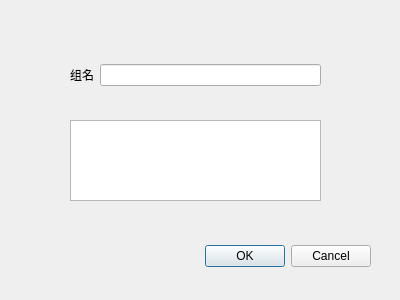
<?xml version="1.0" encoding="UTF-8"?>
<ui version="4.0">
 <class>Dialog</class>
 <widget class="QDialog" name="Dialog">
  <property name="geometry">
   <rect>
    <x>0</x>
    <y>0</y>
    <width>400</width>
    <height>300</height>
   </rect>
  </property>
  <property name="windowTitle">
   <string>创建用户组</string>
  </property>
  <widget class="QDialogButtonBox" name="buttonBox">
   <property name="geometry">
    <rect>
     <x>30</x>
     <y>240</y>
     <width>341</width>
     <height>32</height>
    </rect>
   </property>
   <property name="orientation">
    <enum>Qt::Horizontal</enum>
   </property>
   <property name="standardButtons">
    <set>QDialogButtonBox::Cancel|QDialogButtonBox::Ok</set>
   </property>
  </widget>
  <widget class="QWidget" name="gridLayoutWidget">
   <property name="geometry">
    <rect>
     <x>70</x>
     <y>50</y>
     <width>251</width>
     <height>51</height>
    </rect>
   </property>
   <layout class="QGridLayout" name="gridLayout">
    <item row="0" column="1">
     <widget class="QLineEdit" name="lineEdit"/>
    </item>
    <item row="0" column="0">
     <widget class="QLabel" name="label_2">
      <property name="text">
       <string>组名</string>
      </property>
     </widget>
    </item>
   </layout>
  </widget>
  <widget class="QTextBrowser" name="textBrowser">
   <property name="geometry">
    <rect>
     <x>70</x>
     <y>120</y>
     <width>251</width>
     <height>81</height>
    </rect>
   </property>
  </widget>
 </widget>
 <resources/>
 <connections>
  <connection>
   <sender>buttonBox</sender>
   <signal>accepted()</signal>
   <receiver>Dialog</receiver>
   <slot>accept()</slot>
   <hints>
    <hint type="sourcelabel">
     <x>248</x>
     <y>254</y>
    </hint>
    <hint type="destinationlabel">
     <x>157</x>
     <y>274</y>
    </hint>
   </hints>
  </connection>
  <connection>
   <sender>buttonBox</sender>
   <signal>rejected()</signal>
   <receiver>Dialog</receiver>
   <slot>reject()</slot>
   <hints>
    <hint type="sourcelabel">
     <x>316</x>
     <y>260</y>
    </hint>
    <hint type="destinationlabel">
     <x>286</x>
     <y>274</y>
    </hint>
   </hints>
  </connection>
 </connections>
</ui>
